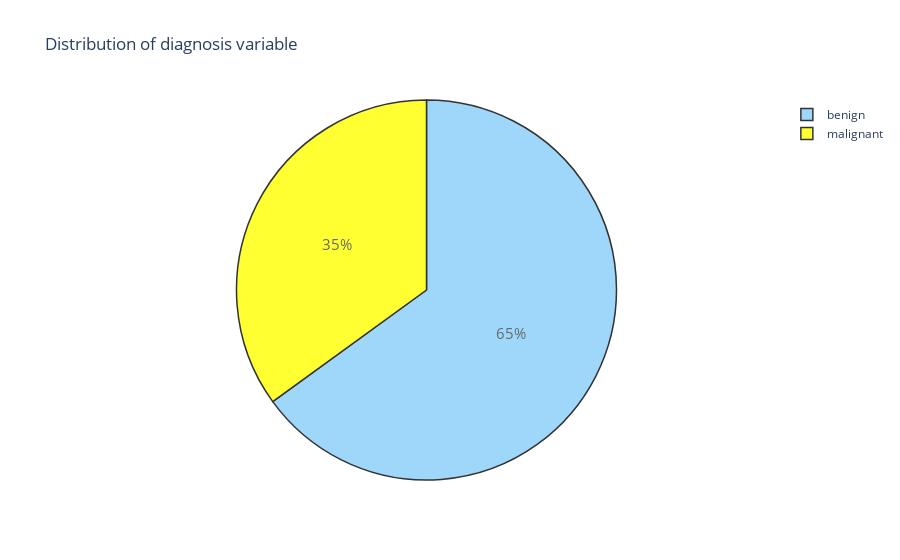

Here is the notebook cell this chart was saved with:
### Code cell
trace = go.Pie(labels = ['benign','malignant'], values = breast_cancer_data['diagnosis'].value_counts(), 
               textfont=dict(size=15), opacity = 0.8,
               marker=dict(colors=['lightskyblue', 'yellow'], 
                           line=dict(color='#000000', width=1.5)))


layout = dict(title =  'Distribution of diagnosis variable')
           
fig = dict(data = [trace], layout=layout)
py.iplot(fig)

### Figure 1 — Plotly figure (JSON) as saved in the notebook; plotly's stock layout.template omitted (floating-point values rounded to 4 significant figures)
{"data": [{"labels": ["benign", "malignant"], "marker": {"colors": ["lightskyblue", "yellow"], "line": {"color": "#000000", "width": 1.5}}, "opacity": 0.8, "textfont": {"size": 15}, "type": "pie", "values": [444, 239]}], "layout": {"title": {"text": "Distribution of diagnosis variable"}}}
